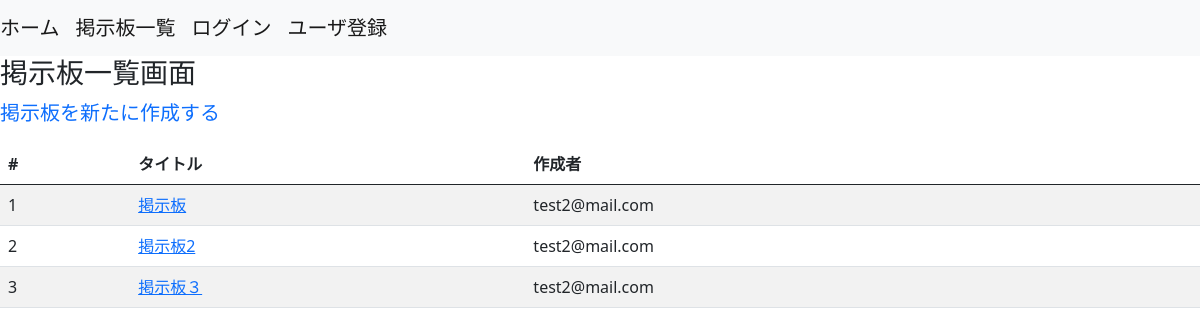
/boards/list_themes, run on the app's committed database.
### boards/models.py (models this page shows)
class Themes(models.Model):
    title = models.CharField(max_length=255)
    user = models.ForeignKey(
        'accounts.Users', on_delete=models.CASCADE
    )
    objects = ThemesManager()
    class Meta:
        db_table = 'themes'

### accounts/models.py (models this page shows)
class Users(AbstractBaseUser, PermissionsMixin):
    username = models.CharField(max_length=255)
    age = models.PositiveIntegerField()
    email = models.EmailField(max_length=255, unique=True)
    is_active = models.BooleanField(default=False)
    is_staff = models.BooleanField(default=False)
    picture = models.FileField(null=True, upload_to='picture/')
    objects = UserManager()
    USERNAME_FIELD = 'email'
    REQUIRED_FIELDS = ['username']
    class Meta:
        db_table = 'users'

### boards/views.py (the view)
# urls.py: path('list_themes', views.list_themes, name='list_themes'),
def list_themes(request):
    themes = Themes.objects.fetch_all_themes()
    return render(
        request, 'boards/list_themes.html', context={
            'themes': themes
        }
    )

### boards/models.py (called while the page is built)
    def fetch_all_themes(self):
        return self.order_by('id').all()

### templates/boards/list_themes.html (shortened to what this page needs)
{% extends "base.html" %}
{% block content %}
<h3>掲示板一覧画面</h3>
<p><a class="navbar-brand" href="{% url 'boards:create_theme' %}">掲示板を新たに作成する</a></p>
<table class="table table-striped table-hover">
  <thead>
    <tr>
      <th>#</th>
      <th>タイトル</th>
      <th>作成者</th>
    </tr>
  </thead>
  <tbody>
  {% for theme in themes %}
    <tr>
        <td>{{ forloop.counter }}</td>
        <td><a href="{% url 'boards:post_comments' theme_id=theme.id %}">{{ theme.title }}</a></td>
        {% if theme.user.id == user.id %}
           <td><a href="{% url 'boards:edit_theme' id=theme.id %}">{{ theme.user }}</a></td>
        {% else %}
           <td>{{ theme.user }}</td>
        {% endif %}
    </tr>
  {% endfor %}
  </tbody>
</table>
{% endblock %}

### templates/base.html (shortened to what this page needs)
<!DOCTYPE html>
<html lang="ja">
  <head>
    <link href="https://cdn.jsdelivr.net/npm/bootstrap@5.0.0-beta1/dist/css/bootstrap.min.css" rel="stylesheet">
  </head>
  <body>
    <nav class="navbar navbar-expand-lg navbar-light bg-light">
      <a class="navbar-brand" href="{% url 'accounts:home' %}">ホーム</a>
      <a class="navbar-brand" href="{% url 'boards:list_themes' %}">掲示板一覧</a>
      {% if user.is_authenticated %}
      <a class="navbar-brand" href="{% url 'accounts:user_logout' %}">ログアウト</a>
      <a class="navbar-brand" href="{% url 'accounts:user_edit' %}">ユーザ情報更新</a>
      {% else %}
      <a class="navbar-brand" href="{% url 'accounts:user_login' %}">ログイン</a>
      <a class="navbar-brand" href="{% url 'accounts:regist' %}">ユーザ登録</a>
      {% endif %}
    </nav>
  {% block content %}{% endblock %}
  </body>
</html>

### data on the page
Themes: title "掲示板", user "test2@mail.com"
Themes: title "掲示板2", user "test2@mail.com"
Themes: title "掲示板３", user "test2@mail.com"
